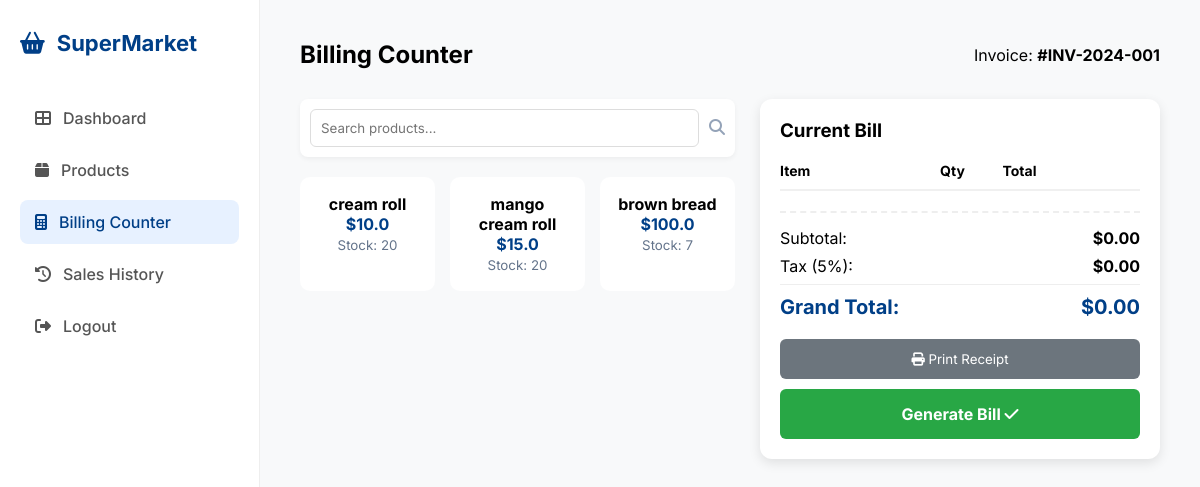
Before: /billing (signed in) with the older database file.
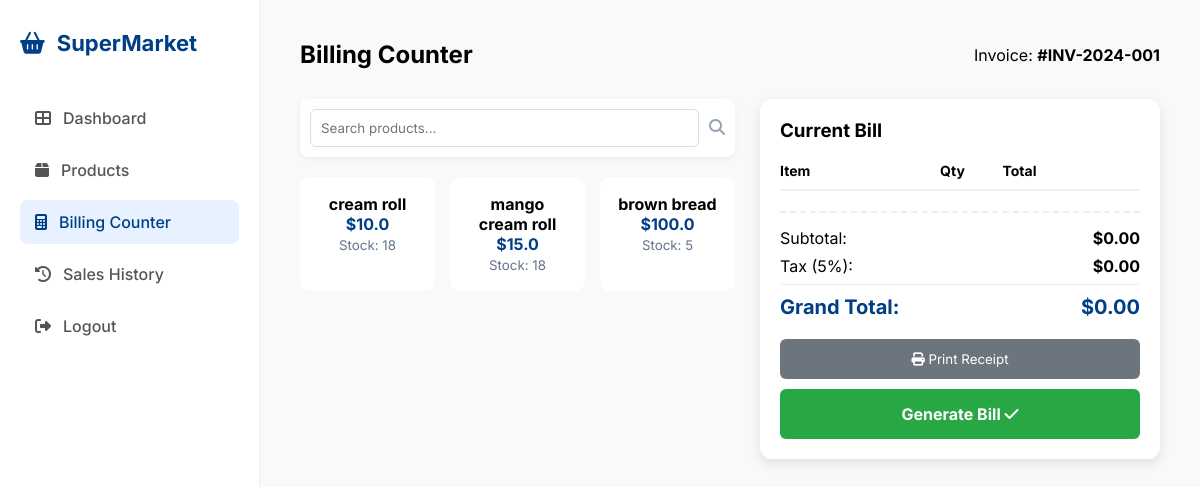
After: the same page with the newer database file.
### tables this page shows
CREATE TABLE products (
            id INTEGER PRIMARY KEY AUTOINCREMENT,
            name TEXT NOT NULL,
            category TEXT NOT NULL,
            price REAL NOT NULL,
            stock INTEGER NOT NULL
        );

### app.py (the view)
@app.route('/billing')
def billing():
    if 'user' not in session:
        return redirect(url_for('login'))
    conn = get_db_connection()
    db_products = conn.execute('SELECT * FROM products').fetchall()
    conn.close()
    return render_template('billing.html', products=db_products)

### app.py (called while the page is built)
def get_db_connection():
    conn = sqlite3.connect('supermarket.db')
    conn.row_factory = sqlite3.Row
    return conn

### templates/billing.html (shortened to what this page needs)
<!DOCTYPE html>
<html lang="en">
<head>
    <link rel="stylesheet" href="https://cdnjs.cloudflare.com/ajax/libs/font-awesome/6.4.0/css/all.min.css">
    <link rel="stylesheet" href="{{ url_for('static', filename='style.css') }}">
</head>
<body class="dashboard-page">
    <div class="dashboard-wrapper">
        <aside class="sidebar">
            <div class="sidebar-brand">
                <i class="fas fa-shopping-basket"></i>
                <span>SuperMarket</span>
            </div>
            <nav class="nav-links">
                <a href="/dashboard" class="nav-item"><i class="fas fa-th-large"></i> Dashboard</a>
                <a href="/products" class="nav-item"><i class="fas fa-box"></i> Products</a>
                <a href="/billing" class="nav-item active"><i class="fas fa-calculator"></i> Billing Counter</a>
                <a href="/history" class="nav-item"><i class="fas fa-history"></i> Sales History</a>
            </nav>
            <div class="sidebar-footer">
                <a href="/logout" class="nav-item"><i class="fas fa-sign-out-alt"></i> Logout</a>
            </div>
        </aside>
        <main class="main-content">
            <header class="top-header">
                <h2>Billing Counter</h2>
                <span>Invoice: <strong>#INV-2024-001</strong></span>
            </header>
            <div class="billing-container">
                <div class="selection-area">
                    <div class="search-section">
                        <input type="text" placeholder="Search products...">
                        <i class="fas fa-search" style="color: #94a3b8; padding-top: 10px;"></i>
                    </div>
                    <div class="quick-products-grid">
                        {% for item in products %}
                        <div class="p-card" onclick="addToBill('{{ item['name'] }}', {{ item['price'] }})">
                            <p><strong>{{ item['name'] }}</strong></p>
                            <span style="color: #003f87; font-weight: bold;">${{ item['price'] }}</span>
                            <br>
                            <small style="color: #64748b;">Stock: {{ item['stock'] }}</small>
                        </div>
                        {% endfor %}
                    </div>
                </div>
                <div class="bill-card">
                    <h3>Current Bill</h3>
                    <table class="bill-table">
                        <thead>
                            <tr>
                                <th>Item</th>
                                <th style="text-align: center;">Qty</th>
                                <th>Total</th>
                            </tr>
                        </thead>
                    </table>
                    <div class="bill-summary">
                        <div class="summary-row"><span>Subtotal:</span> <strong id="subtotal">$0.00</strong></div>
                        <div class="summary-row"><span>Tax (5%):</span> <strong id="tax-amount">$0.00</strong></div>
                        <div class="summary-row grand-total"><span>Grand Total:</span> <strong id="grand-total">$0.00</strong></div>
                    </div>
                    <div class="bill-actions">
                        <button class="btn-print"><i class="fas fa-print"></i> Print Receipt</button>
                        <button class="btn-complete" onclick="generateBill()">Generate Bill <i class="fas fa-check"></i></button>
                    </div>
                </div>
            </div>
        </main>
    </div>
</body>
</html>

Changed rows visible on the page:
changed products "cream roll": stock "20" → "18"
changed products "mango cream roll": stock "20" → "18"
changed products "brown bread": stock "7" → "5"
